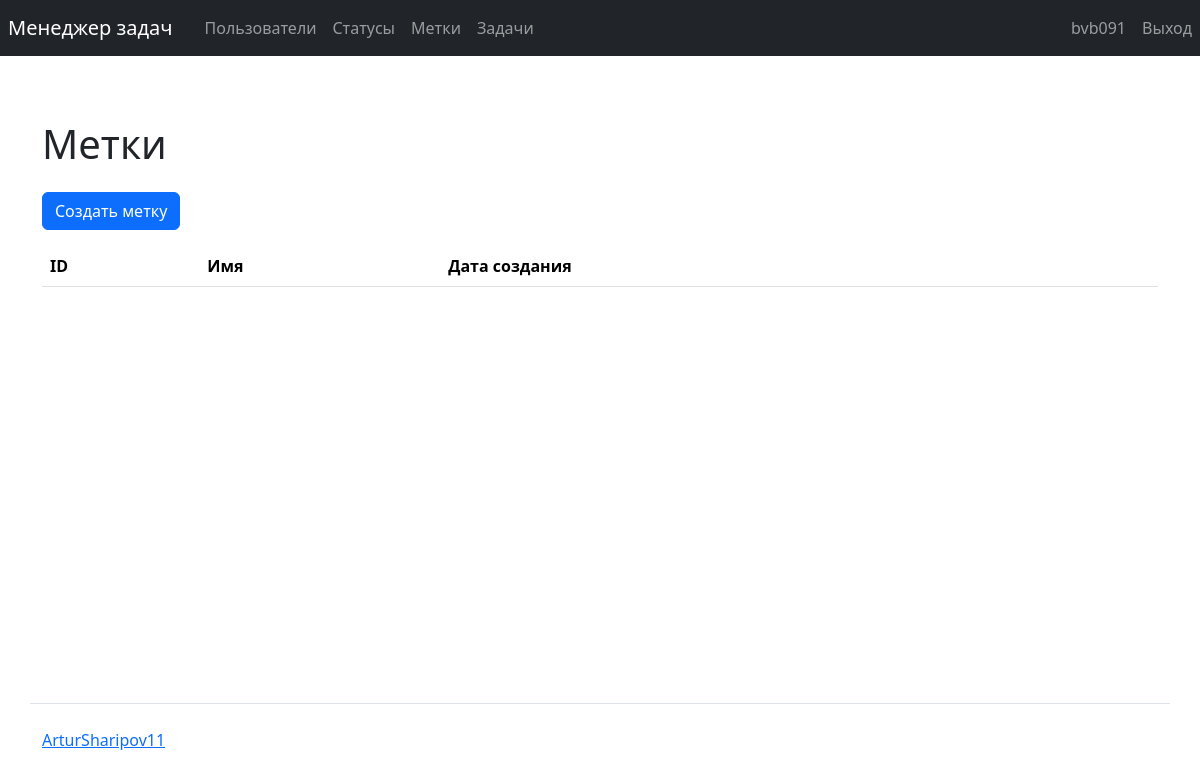
The app's page /labels/ (signed in), older data.
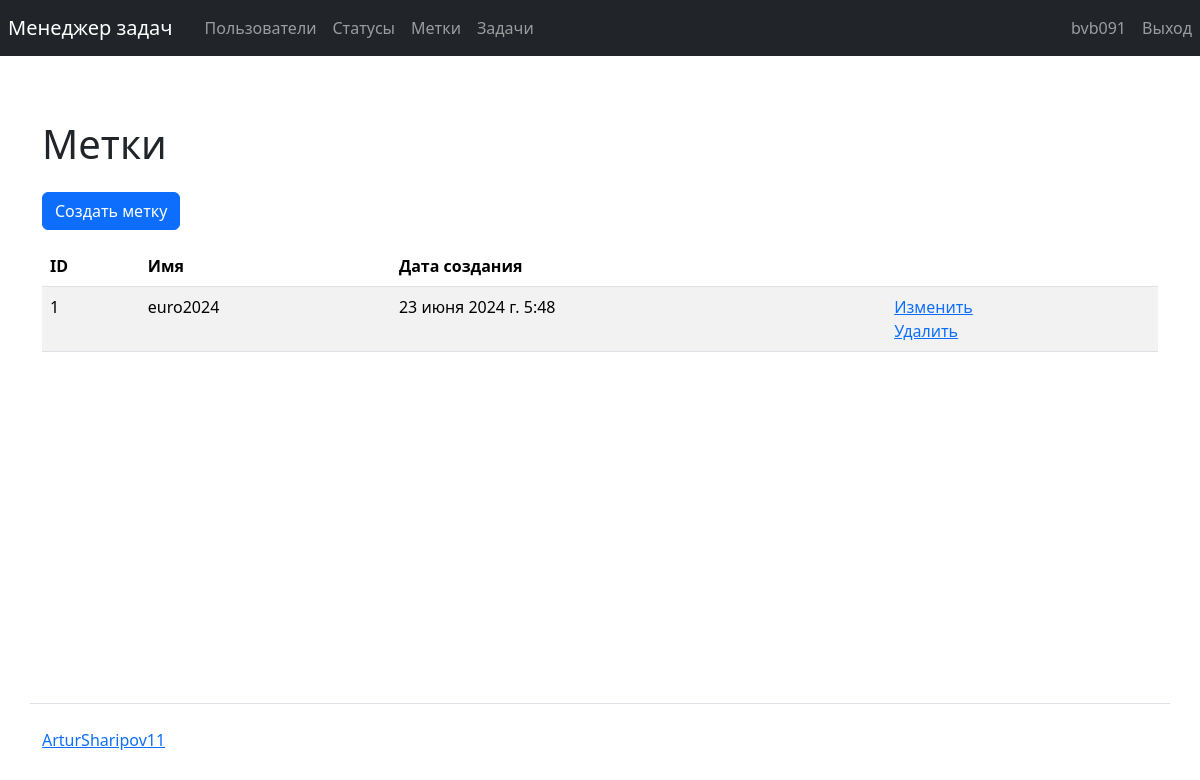
The same page, newer data.
### task_manager/labels/models.py (models this page shows, shortened)
class Label(models.Model):
    name = models.CharField(max_length=200, unique=True, verbose_name=_('Name'))
    timestamp = models.DateTimeField(auto_now_add=True)

### task_manager/labels/views.py (the view)
# urls.py: path('', views.IndexLabels.as_view(), name='labels'),
class IndexLabels(NoPermissionMixin, NoAuthMixin, ListView):
    model = Label
    template_name = 'labels/labels.html'
    context_object_name = 'labels'
    def get_context_data(self, **kwargs: Any) -> dict[str, Any]:
        context = super().get_context_data(**kwargs)
        context['messages'] = messages.get_messages(self.request)
        return context

### task_manager/mixins.py (called while the page is built)
    def dispatch(self, request, *args, **kwargs):
        self.permission_denied_message = _(
            'You are not authorized! Please come in.')
        self.permission_denied_url = reverse_lazy('login')
        return super().dispatch(request, *args, **kwargs)

### task_manager/templates/labels/labels.html
{% extends "base.html" %}
{% load i18n %}
{% block main %}
  <main>
    <h1 class="my-4">{% translate "Labels" %}</h1>
    <a class="btn btn-primary mb-3" href="{% url 'create_label' %}">{% translate "Create label" %}</a>
    <table class="table table-striped">
      <thead>
        <tr>
          <th>ID</th>
          <th>{% translate "Name" %}</th>
          <th>{% translate "Create date" %}</th>
          <th></th>
        </tr>
      </thead>
      {% for label in labels %}
      <tbody>
          <tr>
            <td>{{ label.id }}</td>
            <td>{{ label.name }}</td>
            <td>{{ label.timestamp }}</td>
            <td>
              <a href="{% url 'update_label' label.id %}">{% translate "Change" %}</a>
              <br>
              <a href="{% url 'delete_label' label.id %}">{% translate "Delete" %}</a>
            </td>
          </tr>
      </tbody>
      {% endfor %}
    </table>
  </main>
{% endblock %}

Row changes from the older to the newer data that the page shows:
added Label: id "1", name "euro2024", timestamp "23 июня 2024 г. 5:48"
